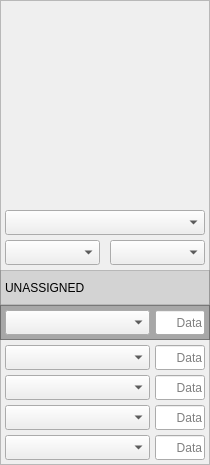
    <widget class="QFrame" name="arti_pmod_area">
     <property name="geometry">
      <rect>
       <x>260</x>
       <y>5</y>
       <width>210</width>
       <height>465</height>
      </rect>
     </property>
     <property name="sizePolicy">
      <sizepolicy hsizetype="Fixed" vsizetype="Fixed">
       <horstretch>0</horstretch>
       <verstretch>0</verstretch>
      </sizepolicy>
     </property>
     <property name="minimumSize">
      <size>
       <width>210</width>
       <height>465</height>
      </size>
     </property>
     <property name="maximumSize">
      <size>
       <width>210</width>
       <height>465</height>
      </size>
     </property>
     <property name="styleSheet">
      <string notr="true">#arti_pmod_area {border-top-left-radius: 5px; border-bottom-left-radius: 5px; border-bottom-right-radius: 5px; background-color: rgba(128, 128, 128, 64);}</string>
     </property>
     <property name="frameShape">
      <enum>QFrame::Shape::StyledPanel</enum>
     </property>
     <property name="frameShadow">
      <enum>QFrame::Shadow::Raised</enum>
     </property>
     <widget class="QComboBox" name="arti_pmod_name_b">
      <property name="geometry">
       <rect>
        <x>5</x>
        <y>375</y>
        <width>145</width>
        <height>25</height>
       </rect>
      </property>
      <property name="sizePolicy">
       <sizepolicy hsizetype="Fixed" vsizetype="Fixed">
        <horstretch>0</horstretch>
        <verstretch>0</verstretch>
       </sizepolicy>
      </property>
      <property name="minimumSize">
       <size>
        <width>145</width>
        <height>25</height>
       </size>
      </property>
      <property name="maximumSize">
       <size>
        <width>145</width>
        <height>25</height>
       </size>
      </property>
      <property name="styleSheet">
       <string notr="true">font: 10pt &quot;IBM Plex Sans&quot;;</string>
      </property>
     </widget>
     <widget class="QFrame" name="arti_pmod_main">
      <property name="geometry">
       <rect>
        <x>0</x>
        <y>305</y>
        <width>210</width>
        <height>35</height>
       </rect>
      </property>
      <property name="sizePolicy">
       <sizepolicy hsizetype="Fixed" vsizetype="Fixed">
        <horstretch>0</horstretch>
        <verstretch>0</verstretch>
       </sizepolicy>
      </property>
      <property name="minimumSize">
       <size>
        <width>210</width>
        <height>35</height>
       </size>
      </property>
      <property name="maximumSize">
       <size>
        <width>210</width>
        <height>35</height>
       </size>
      </property>
      <property name="styleSheet">
       <string notr="true">#arti_pmod_main {background-color: rgba(96, 96, 96, 128);}</string>
      </property>
      <property name="frameShape">
       <enum>QFrame::Shape::StyledPanel</enum>
      </property>
      <property name="frameShadow">
       <enum>QFrame::Shadow::Raised</enum>
      </property>
      <widget class="QComboBox" name="arti_pmod_name_main">
       <property name="geometry">
        <rect>
         <x>5</x>
         <y>5</y>
         <width>145</width>
         <height>25</height>
        </rect>
       </property>
       <property name="sizePolicy">
        <sizepolicy hsizetype="Fixed" vsizetype="Fixed">
         <horstretch>0</horstretch>
         <verstretch>0</verstretch>
        </sizepolicy>
       </property>
       <property name="minimumSize">
        <size>
         <width>145</width>
         <height>25</height>
        </size>
       </property>
       <property name="maximumSize">
        <size>
         <width>145</width>
         <height>25</height>
        </size>
       </property>
       <property name="styleSheet">
        <string notr="true">font: 10pt &quot;IBM Plex Sans&quot;;</string>
       </property>
      </widget>
      <widget class="QLineEdit" name="arti_pmod_data_main">
       <property name="geometry">
        <rect>
         <x>155</x>
         <y>5</y>
         <width>50</width>
         <height>25</height>
        </rect>
       </property>
       <property name="sizePolicy">
        <sizepolicy hsizetype="Fixed" vsizetype="Fixed">
         <horstretch>0</horstretch>
         <verstretch>0</verstretch>
        </sizepolicy>
       </property>
       <property name="minimumSize">
        <size>
         <width>50</width>
         <height>25</height>
        </size>
       </property>
       <property name="maximumSize">
        <size>
         <width>50</width>
         <height>25</height>
        </size>
       </property>
       <property name="styleSheet">
        <string notr="true">font: 10pt &quot;IBM Plex Sans&quot;;</string>
       </property>
       <property name="alignment">
        <set>Qt::AlignmentFlag::AlignRight|Qt::AlignmentFlag::AlignTrailing|Qt::AlignmentFlag::AlignVCenter</set>
       </property>
       <property name="readOnly">
        <bool>true</bool>
       </property>
       <property name="placeholderText">
        <string>Data</string>
       </property>
      </widget>
     </widget>
     <widget class="QFrame" name="arti_pmod_type_area">
      <property name="geometry">
       <rect>
        <x>0</x>
        <y>270</y>
        <width>210</width>
        <height>35</height>
       </rect>
      </property>
      <property name="sizePolicy">
       <sizepolicy hsizetype="Fixed" vsizetype="Fixed">
        <horstretch>0</horstretch>
        <verstretch>0</verstretch>
       </sizepolicy>
      </property>
      <property name="minimumSize">
       <size>
        <width>210</width>
        <height>35</height>
       </size>
      </property>
      <property name="maximumSize">
       <size>
        <width>210</width>
        <height>35</height>
       </size>
      </property>
      <property name="styleSheet">
       <string notr="true">#arti_pmod_type_area {background-color: rgba(128, 128, 128, 64);}</string>
      </property>
      <property name="frameShape">
       <enum>QFrame::Shape::StyledPanel</enum>
      </property>
      <property name="frameShadow">
       <enum>QFrame::Shadow::Raised</enum>
      </property>
      <widget class="QLabel" name="arti_pmod_type_name">
       <property name="geometry">
        <rect>
         <x>5</x>
         <y>5</y>
         <width>200</width>
         <height>25</height>
        </rect>
       </property>
       <property name="sizePolicy">
        <sizepolicy hsizetype="Fixed" vsizetype="Fixed">
         <horstretch>0</horstretch>
         <verstretch>0</verstretch>
        </sizepolicy>
       </property>
       <property name="minimumSize">
        <size>
         <width>200</width>
         <height>25</height>
        </size>
       </property>
       <property name="maximumSize">
        <size>
         <width>200</width>
         <height>25</height>
        </size>
       </property>
       <property name="styleSheet">
        <string notr="true">font: 10pt &quot;IBM Plex Sans&quot;;</string>
       </property>
       <property name="text">
        <string>UNASSIGNED</string>
       </property>
      </widget>
     </widget>
     <widget class="QLineEdit" name="arti_pmod_data_b">
      <property name="geometry">
       <rect>
        <x>155</x>
        <y>375</y>
        <width>50</width>
        <height>25</height>
       </rect>
      </property>
      <property name="sizePolicy">
       <sizepolicy hsizetype="Fixed" vsizetype="Fixed">
        <horstretch>0</horstretch>
        <verstretch>0</verstretch>
       </sizepolicy>
      </property>
      <property name="minimumSize">
       <size>
        <width>50</width>
        <height>25</height>
       </size>
      </property>
      <property name="maximumSize">
       <size>
        <width>50</width>
        <height>25</height>
       </size>
      </property>
      <property name="styleSheet">
       <string notr="true">font: 10pt &quot;IBM Plex Sans&quot;;</string>
      </property>
      <property name="alignment">
       <set>Qt::AlignmentFlag::AlignRight|Qt::AlignmentFlag::AlignTrailing|Qt::AlignmentFlag::AlignVCenter</set>
      </property>
      <property name="readOnly">
       <bool>false</bool>
      </property>
      <property name="placeholderText">
       <string>Data</string>
      </property>
     </widget>
     <widget class="QComboBox" name="arti_pmod_name_d">
      <property name="geometry">
       <rect>
        <x>5</x>
        <y>435</y>
        <width>145</width>
        <height>25</height>
       </rect>
      </property>
      <property name="sizePolicy">
       <sizepolicy hsizetype="Fixed" vsizetype="Fixed">
        <horstretch>0</horstretch>
        <verstretch>0</verstretch>
       </sizepolicy>
      </property>
      <property name="minimumSize">
       <size>
        <width>145</width>
        <height>25</height>
       </size>
      </property>
      <property name="maximumSize">
       <size>
        <width>145</width>
        <height>25</height>
       </size>
      </property>
      <property name="styleSheet">
       <string notr="true">font: 10pt &quot;IBM Plex Sans&quot;;</string>
      </property>
     </widget>
     <widget class="QComboBox" name="arti_pmod_name_c">
      <property name="geometry">
       <rect>
        <x>5</x>
        <y>405</y>
        <width>145</width>
        <height>25</height>
       </rect>
      </property>
      <property name="sizePolicy">
       <sizepolicy hsizetype="Fixed" vsizetype="Fixed">
        <horstretch>0</horstretch>
        <verstretch>0</verstretch>
       </sizepolicy>
      </property>
      <property name="minimumSize">
       <size>
        <width>145</width>
        <height>25</height>
       </size>
      </property>
      <property name="maximumSize">
       <size>
        <width>145</width>
        <height>25</height>
       </size>
      </property>
      <property name="styleSheet">
       <string notr="true">font: 10pt &quot;IBM Plex Sans&quot;;</string>
      </property>
     </widget>
     <widget class="QComboBox" name="arti_pmod_name_a">
      <property name="geometry">
       <rect>
        <x>5</x>
        <y>345</y>
        <width>145</width>
        <height>25</height>
       </rect>
      </property>
      <property name="sizePolicy">
       <sizepolicy hsizetype="Fixed" vsizetype="Fixed">
        <horstretch>0</horstretch>
        <verstretch>0</verstretch>
       </sizepolicy>
      </property>
      <property name="minimumSize">
       <size>
        <width>145</width>
        <height>25</height>
       </size>
      </property>
      <property name="maximumSize">
       <size>
        <width>145</width>
        <height>25</height>
       </size>
      </property>
      <property name="styleSheet">
       <string notr="true">font: 10pt &quot;IBM Plex Sans&quot;;</string>
      </property>
     </widget>
     <widget class="QLineEdit" name="arti_pmod_data_a">
      <property name="geometry">
       <rect>
        <x>155</x>
        <y>345</y>
        <width>50</width>
        <height>25</height>
       </rect>
      </property>
      <property name="sizePolicy">
       <sizepolicy hsizetype="Fixed" vsizetype="Fixed">
        <horstretch>0</horstretch>
        <verstretch>0</verstretch>
       </sizepolicy>
      </property>
      <property name="minimumSize">
       <size>
        <width>50</width>
        <height>25</height>
       </size>
      </property>
      <property name="maximumSize">
       <size>
        <width>50</width>
        <height>25</height>
       </size>
      </property>
      <property name="styleSheet">
       <string notr="true">font: 10pt &quot;IBM Plex Sans&quot;;</string>
      </property>
      <property name="alignment">
       <set>Qt::AlignmentFlag::AlignRight|Qt::AlignmentFlag::AlignTrailing|Qt::AlignmentFlag::AlignVCenter</set>
      </property>
      <property name="readOnly">
       <bool>false</bool>
      </property>
      <property name="placeholderText">
       <string>Data</string>
      </property>
     </widget>
     <widget class="QLineEdit" name="arti_pmod_data_c">
      <property name="geometry">
       <rect>
        <x>155</x>
        <y>405</y>
        <width>50</width>
        <height>25</height>
       </rect>
      </property>
      <property name="sizePolicy">
       <sizepolicy hsizetype="Fixed" vsizetype="Fixed">
        <horstretch>0</horstretch>
        <verstretch>0</verstretch>
       </sizepolicy>
      </property>
      <property name="minimumSize">
       <size>
        <width>50</width>
        <height>25</height>
       </size>
      </property>
      <property name="maximumSize">
       <size>
        <width>50</width>
        <height>25</height>
       </size>
      </property>
      <property name="styleSheet">
       <string notr="true">font: 10pt &quot;IBM Plex Sans&quot;;</string>
      </property>
      <property name="alignment">
       <set>Qt::AlignmentFlag::AlignRight|Qt::AlignmentFlag::AlignTrailing|Qt::AlignmentFlag::AlignVCenter</set>
      </property>
      <property name="readOnly">
       <bool>false</bool>
      </property>
      <property name="placeholderText">
       <string>Data</string>
      </property>
     </widget>
     <widget class="QLineEdit" name="arti_pmod_data_d">
      <property name="geometry">
       <rect>
        <x>155</x>
        <y>435</y>
        <width>50</width>
        <height>25</height>
       </rect>
      </property>
      <property name="sizePolicy">
       <sizepolicy hsizetype="Fixed" vsizetype="Fixed">
        <horstretch>0</horstretch>
        <verstretch>0</verstretch>
       </sizepolicy>
      </property>
      <property name="minimumSize">
       <size>
        <width>50</width>
        <height>25</height>
       </size>
      </property>
      <property name="maximumSize">
       <size>
        <width>50</width>
        <height>25</height>
       </size>
      </property>
      <property name="styleSheet">
       <string notr="true">font: 10pt &quot;IBM Plex Sans&quot;;</string>
      </property>
      <property name="alignment">
       <set>Qt::AlignmentFlag::AlignRight|Qt::AlignmentFlag::AlignTrailing|Qt::AlignmentFlag::AlignVCenter</set>
      </property>
      <property name="readOnly">
       <bool>false</bool>
      </property>
      <property name="placeholderText">
       <string>Data</string>
      </property>
     </widget>
     <widget class="QComboBox" name="arti_pmod_levl">
      <property name="geometry">
       <rect>
        <x>5</x>
        <y>240</y>
        <width>95</width>
        <height>25</height>
       </rect>
      </property>
      <property name="sizePolicy">
       <sizepolicy hsizetype="Fixed" vsizetype="Fixed">
        <horstretch>0</horstretch>
        <verstretch>0</verstretch>
       </sizepolicy>
      </property>
      <property name="minimumSize">
       <size>
        <width>95</width>
        <height>25</height>
       </size>
      </property>
      <property name="maximumSize">
       <size>
        <width>95</width>
        <height>25</height>
       </size>
      </property>
      <property name="styleSheet">
       <string notr="true">font: 10pt &quot;IBM Plex Sans&quot;;</string>
      </property>
     </widget>
     <widget class="QComboBox" name="arti_pmod_type">
      <property name="geometry">
       <rect>
        <x>5</x>
        <y>210</y>
        <width>200</width>
        <height>25</height>
       </rect>
      </property>
      <property name="sizePolicy">
       <sizepolicy hsizetype="Fixed" vsizetype="Fixed">
        <horstretch>0</horstretch>
        <verstretch>0</verstretch>
       </sizepolicy>
      </property>
      <property name="minimumSize">
       <size>
        <width>200</width>
        <height>25</height>
       </size>
      </property>
      <property name="maximumSize">
       <size>
        <width>200</width>
        <height>25</height>
       </size>
      </property>
      <property name="styleSheet">
       <string notr="true">font: 10pt &quot;IBM Plex Sans&quot;;</string>
      </property>
     </widget>
     <widget class="QComboBox" name="arti_pmod_rare">
      <property name="geometry">
       <rect>
        <x>110</x>
        <y>240</y>
        <width>95</width>
        <height>25</height>
       </rect>
      </property>
      <property name="sizePolicy">
       <sizepolicy hsizetype="Fixed" vsizetype="Fixed">
        <horstretch>0</horstretch>
        <verstretch>0</verstretch>
       </sizepolicy>
      </property>
      <property name="minimumSize">
       <size>
        <width>95</width>
        <height>25</height>
       </size>
      </property>
      <property name="maximumSize">
       <size>
        <width>95</width>
        <height>25</height>
       </size>
      </property>
      <property name="styleSheet">
       <string notr="true">font: 10pt &quot;IBM Plex Sans&quot;;</string>
      </property>
     </widget>
     <widget class="QLabel" name="arti_pmod_head_area">
      <property name="geometry">
       <rect>
        <x>5</x>
        <y>5</y>
        <width>200</width>
        <height>200</height>
       </rect>
      </property>
      <property name="sizePolicy">
       <sizepolicy hsizetype="Fixed" vsizetype="Fixed">
        <horstretch>0</horstretch>
        <verstretch>0</verstretch>
       </sizepolicy>
      </property>
      <property name="minimumSize">
       <size>
        <width>200</width>
        <height>200</height>
       </size>
      </property>
      <property name="maximumSize">
       <size>
        <width>200</width>
        <height>200</height>
       </size>
      </property>
      <property name="styleSheet">
       <string notr="true"/>
      </property>
      <property name="text">
       <string/>
      </property>
      <property name="pixmap">
       <pixmap resource="rare.qrc">:/rare/imgs/rare/star_1.webp</pixmap>
      </property>
      <property name="scaledContents">
       <bool>true</bool>
      </property>
      <property name="alignment">
       <set>Qt::AlignmentFlag::AlignCenter</set>
      </property>
     </widget>
     <widget class="QLabel" name="arti_pmod_head_icon">
      <property name="geometry">
       <rect>
        <x>25</x>
        <y>25</y>
        <width>160</width>
        <height>160</height>
       </rect>
      </property>
      <property name="sizePolicy">
       <sizepolicy hsizetype="Fixed" vsizetype="Fixed">
        <horstretch>0</horstretch>
        <verstretch>0</verstretch>
       </sizepolicy>
      </property>
      <property name="minimumSize">
       <size>
        <width>160</width>
        <height>160</height>
       </size>
      </property>
      <property name="maximumSize">
       <size>
        <width>160</width>
        <height>160</height>
       </size>
      </property>
      <property name="text">
       <string/>
      </property>
      <property name="pixmap">
       <pixmap resource="arti.qrc">:/arti/imgs/arti/main/pmod.png</pixmap>
      </property>
      <property name="scaledContents">
       <bool>true</bool>
      </property>
      <property name="alignment">
       <set>Qt::AlignmentFlag::AlignCenter</set>
      </property>
      <property name="margin">
       <number>1</number>
      </property>
     </widget>
    </widget>
